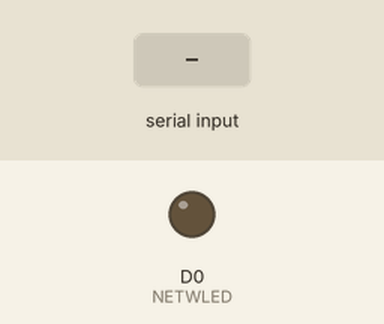
Bench run of a sketch on a simulated ESP8266 (NodeMCU). Shown: output pins drawn as LEDs (lit = HIGH). The inputs (shaded band) are chosen by the test bench. WiFi joins after 1.5 s; servers stay silent unless stated; uploads are accepted with an empty reply; what the sketch prints to the serial monitor is not drawn.

Above: at 2.7 s.
2.8 s: "1" received over Serial
At 4.61 s:
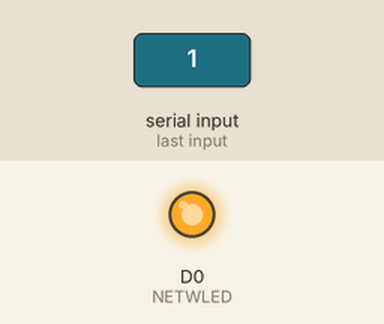
5.8 s: "0" received over Serial
At 8.4 s:
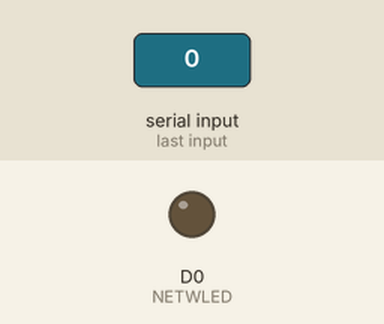
8.8 s: "2" received over Serial
At 11.9 s:
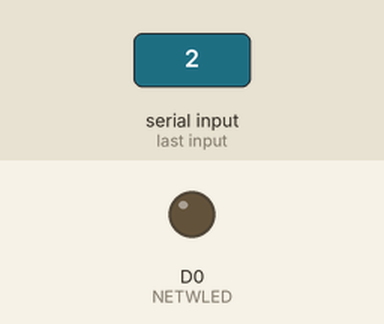
Timing chart, 0 to 13.4 s (numbered marks = the images above; inputs shaded):
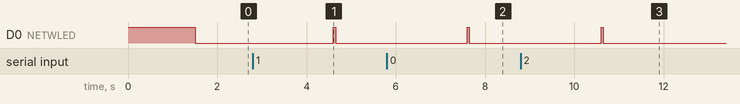

The sketch:

IOT-1-IOTBPMSDATA.ino
```cpp
// (licence header left out)
#include <ESP8266WiFi.h>
#include <ESP8266HTTPClient.h>
#include <WiFiClientSecureBearSSL.h>
#include <Wire.h>


// Replace with your network credentials
const char* ssid     = "IOTBPMS";
const char* password = "12345678";

// REPLACE with your Domain name and URL path or IP address with path
const char* serverName = "https://tech-guide.online/iot-1-iotbpms.php";

// Keep this API Key value to be compatible with the PHP code provided in the project page.
// If you change the apiKeyValue value, the PHP file /post-esp-data.php also needs to have the same key
String apiKeyValue = "IOTBPMS";

String sensorName = "BME280";
String sensorLocation = "Office";
int NETWLED=D0;
int BULB=D4;
int BULB1=D2;
int FAN=D5;
int AC=D6;
int PUMP=D7;

#define SEALEVELPRESSURE_HPA (1013.25)
int i=0;
String  datastr = "20,OFF,32,OFF,80,ON,WET,OFF";
//Adafruit_BME280 bme(BME_CS);  // hardware SPI
//Adafruit_BME280 bme(BME_CS, BME_MOSI, BME_MISO, BME_SCK);  // software SPI
void dataposting(void)
{
digitalWrite(NETWLED,LOW);
delay(500);
digitalWrite(NETWLED,HIGH);
delay(50);
digitalWrite(NETWLED,LOW);
}
void setup()
{
  Serial.begin(9600);
  pinMode(NETWLED,OUTPUT);
  digitalWrite(NETWLED,HIGH);
  WiFi.begin(ssid, password);
  Serial.println("IOT BASED PATIENT MONITORING SYSTEM");
  Serial.println("Connecting");
  while(WiFi.status() != WL_CONNECTED) {
    delay(500);
    Serial.print(".");
  }
  Serial.println("");
  Serial.print("Connected to WiFi network with IP Address: ");
  Serial.println(WiFi.localIP());
  digitalWrite(NETWLED,LOW);

  // (you can also pass in a Wire library object like &Wire2)
}

void loop()
{
   yield();
  //Check WiFi connection status
                    if(Serial.available()>0)
                    {
                      yield();
                            String Readdata=Serial.readString();
                            String datastr[8];
                            int StringCount = 0;
                            Serial.println(Readdata);
                                while (Readdata.length() > 0)
                                {
                                  int index = Readdata.indexOf(',');
                                  if (index == -1) // No space found
                                    {
                                      datastr[StringCount++] = Readdata;
                                      break;
                                    }
                                  else
                                    {
                                    datastr[StringCount++] = Readdata.substring(0, index);
                                    Readdata = Readdata.substring(index+1);
                                    }
                                }

                                // Show the resulting substrings
                                for (int i = 0; i < StringCount; i++)
                                {
                                  Serial.print(i);
                                  Serial.print(": \"");
                                  Serial.print(datastr[i]);
                                  Serial.println("\"");
                                }


                                if(WiFi.status()== WL_CONNECTED)
                                {
                                      std::unique_ptr<BearSSL::WiFiClientSecure>client(new BearSSL::WiFiClientSecure);
                                      client->setInsecure();
                                      HTTPClient https;
                                      https.begin(*client, serverName);
                                      https.addHeader("Content-Type", "application/x-www-form-urlencoded");
                                      String httpRequestData = "api_key=" + apiKeyValue + "&sensor=" + sensorName
                                                            + "&location=" + sensorLocation + "&value1=" + datastr[0]
                                                            + "&value2=" +datastr[1] + "&value3=" + datastr[2] + "&value4=" + datastr[3] +  "&value5=" + datastr[4] +  "&value6=" + datastr[5] + "&value7=" + datastr[6] + "&value8=" + datastr[7] + "&value9=" + String(i) + "&value10=" + String(i) +"";
                                      Serial.print("httpRequestData: ");
                                      Serial.println(httpRequestData);
                                      i=i+1;
                                      int httpResponseCode = https.POST(httpRequestData);
                                                        if (httpResponseCode>0)
                                                        {
                                                          Serial.print("HTTP Response code: ");
                                                          Serial.println(httpResponseCode);
                                                          dataposting();
                                                        }
                                                        else
                                                        {
                                                          Serial.print("Error code: ");
                                                          Serial.println(httpResponseCode);

                                                        }
                                                        https.end();
                                }
                                else
                                {
                                  Serial.println("WiFi Disconnected");
                                  digitalWrite(NETWLED,HIGH);
                                }
                      }

}


 
```

Measured:
- after the input at 2.8 s, D0 (NETWLED): LOW → HIGH after 1.8 s, → LOW 0.05 s later
- after the input at 5.8 s, D0 (NETWLED): LOW → HIGH after 1.8 s, → LOW 0.05 s later
- after the input at 8.8 s, D0 (NETWLED): LOW → HIGH after 1.8 s, → LOW 0.05 s later
